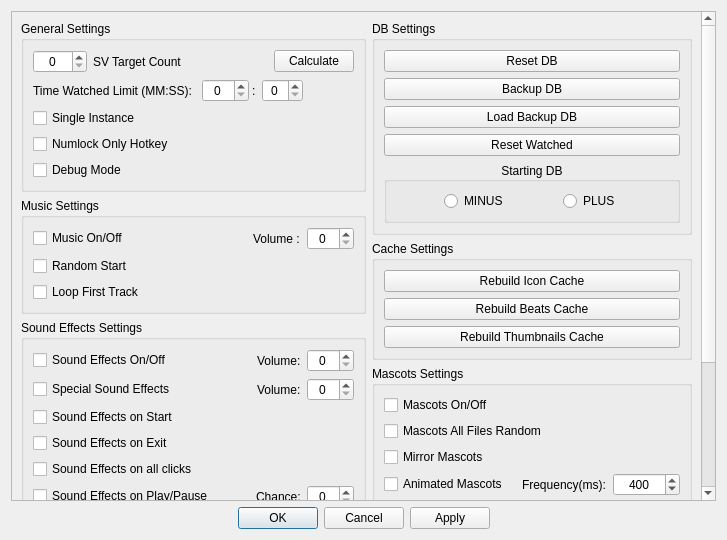
<?xml version="1.0" encoding="UTF-8"?>
<ui version="4.0">
 <class>SettingsDialog</class>
 <widget class="QDialog" name="SettingsDialog">
  <property name="geometry">
   <rect>
    <x>0</x>
    <y>0</y>
    <width>727</width>
    <height>540</height>
   </rect>
  </property>
  <property name="sizePolicy">
   <sizepolicy hsizetype="Expanding" vsizetype="Expanding">
    <horstretch>0</horstretch>
    <verstretch>0</verstretch>
   </sizepolicy>
  </property>
  <property name="windowTitle">
   <string>Settings</string>
  </property>
  <layout class="QVBoxLayout" name="verticalLayout_2">
   <item>
    <widget class="QScrollArea" name="scrollArea">
     <property name="widgetResizable">
      <bool>true</bool>
     </property>
     <widget class="QWidget" name="scrollAreaWidgetContents">
      <property name="geometry">
       <rect>
        <x>0</x>
        <y>0</y>
        <width>690</width>
        <height>645</height>
       </rect>
      </property>
      <layout class="QHBoxLayout" name="horizontalLayout_8">
       <item>
        <layout class="QVBoxLayout" name="LeftLayout" stretch="0,0,0,0,0">
         <item>
          <widget class="QGroupBox" name="generalGroupBox">
           <property name="title">
            <string>General Settings</string>
           </property>
           <layout class="QVBoxLayout" name="verticalLayout_3">
            <item>
             <layout class="QHBoxLayout" name="horizontalLayout">
              <item>
               <widget class="QSpinBox" name="SVspinBox">
                <property name="focusPolicy">
                 <enum>Qt::FocusPolicy::StrongFocus</enum>
                </property>
                <property name="alignment">
                 <set>Qt::AlignmentFlag::AlignCenter</set>
                </property>
                <property name="minimum">
                 <number>0</number>
                </property>
                <property name="maximum">
                 <number>9999</number>
                </property>
                <property name="value">
                 <number>0</number>
                </property>
               </widget>
              </item>
              <item>
               <widget class="QLabel" name="label">
                <property name="text">
                 <string>SV Target Count</string>
                </property>
               </widget>
              </item>
              <item>
               <spacer name="horizontalSpacer_4">
                <property name="orientation">
                 <enum>Qt::Orientation::Horizontal</enum>
                </property>
                <property name="sizeHint" stdset="0">
                 <size>
                  <width>40</width>
                  <height>20</height>
                 </size>
                </property>
               </spacer>
              </item>
              <item>
               <widget class="QPushButton" name="CalculateSVcountButton">
                <property name="text">
                 <string>Calculate</string>
                </property>
               </widget>
              </item>
             </layout>
            </item>
            <item>
             <widget class="QWidget" name="widget" native="true">
              <layout class="QHBoxLayout" name="horizontalLayout_10">
               <property name="leftMargin">
                <number>0</number>
               </property>
               <property name="topMargin">
                <number>0</number>
               </property>
               <property name="rightMargin">
                <number>0</number>
               </property>
               <property name="bottomMargin">
                <number>0</number>
               </property>
               <item>
                <widget class="QLabel" name="label_6">
                 <property name="text">
                  <string>Time Watched Limit (MM:SS): </string>
                 </property>
                </widget>
               </item>
               <item>
                <widget class="QWidget" name="widget_2" native="true">
                 <layout class="QHBoxLayout" name="horizontalLayout_11">
                  <property name="spacing">
                   <number>3</number>
                  </property>
                  <property name="leftMargin">
                   <number>0</number>
                  </property>
                  <property name="topMargin">
                   <number>0</number>
                  </property>
                  <property name="rightMargin">
                   <number>0</number>
                  </property>
                  <property name="bottomMargin">
                   <number>0</number>
                  </property>
                  <item>
                   <widget class="QSpinBox" name="MinutesSpinBox">
                    <property name="focusPolicy">
                     <enum>Qt::FocusPolicy::StrongFocus</enum>
                    </property>
                    <property name="alignment">
                     <set>Qt::AlignmentFlag::AlignCenter</set>
                    </property>
                    <property name="maximum">
                     <number>360</number>
                    </property>
                   </widget>
                  </item>
                  <item>
                   <widget class="QLabel" name="label_7">
                    <property name="text">
                     <string>:</string>
                    </property>
                   </widget>
                  </item>
                 </layout>
                </widget>
               </item>
               <item>
                <widget class="QSpinBox" name="SecondsSpinBox">
                 <property name="focusPolicy">
                  <enum>Qt::FocusPolicy::StrongFocus</enum>
                 </property>
                 <property name="alignment">
                  <set>Qt::AlignmentFlag::AlignCenter</set>
                 </property>
                 <property name="maximum">
                  <number>60</number>
                 </property>
                </widget>
               </item>
               <item>
                <spacer name="horizontalSpacer_11">
                 <property name="orientation">
                  <enum>Qt::Orientation::Horizontal</enum>
                 </property>
                 <property name="sizeHint" stdset="0">
                  <size>
                   <width>40</width>
                   <height>20</height>
                  </size>
                 </property>
                </spacer>
               </item>
              </layout>
             </widget>
            </item>
            <item>
             <widget class="QCheckBox" name="singleInstance">
              <property name="text">
               <string>Single Instance</string>
              </property>
             </widget>
            </item>
            <item>
             <widget class="QCheckBox" name="numlockOnly">
              <property name="text">
               <string>Numlock Only Hotkey</string>
              </property>
             </widget>
            </item>
            <item>
             <widget class="QCheckBox" name="debugMode">
              <property name="text">
               <string>Debug Mode</string>
              </property>
             </widget>
            </item>
           </layout>
          </widget>
         </item>
         <item>
          <widget class="QGroupBox" name="musicGroupBox">
           <property name="title">
            <string>Music Settings</string>
           </property>
           <layout class="QVBoxLayout" name="verticalLayout_5">
            <item>
             <widget class="QWidget" name="basicMusic" native="true">
              <layout class="QHBoxLayout" name="horizontalLayout_3">
               <property name="spacing">
                <number>7</number>
               </property>
               <property name="leftMargin">
                <number>0</number>
               </property>
               <property name="topMargin">
                <number>0</number>
               </property>
               <property name="rightMargin">
                <number>0</number>
               </property>
               <property name="bottomMargin">
                <number>0</number>
               </property>
               <item>
                <widget class="QCheckBox" name="musicOnOff">
                 <property name="text">
                  <string>Music On/Off</string>
                 </property>
                </widget>
               </item>
               <item>
                <spacer name="horizontalSpacer_5">
                 <property name="orientation">
                  <enum>Qt::Orientation::Horizontal</enum>
                 </property>
                 <property name="sizeHint" stdset="0">
                  <size>
                   <width>40</width>
                   <height>20</height>
                  </size>
                 </property>
                </spacer>
               </item>
               <item>
                <widget class="QLabel" name="volumeLabel">
                 <property name="sizePolicy">
                  <sizepolicy hsizetype="Minimum" vsizetype="Preferred">
                   <horstretch>0</horstretch>
                   <verstretch>0</verstretch>
                  </sizepolicy>
                 </property>
                 <property name="text">
                  <string>Volume :</string>
                 </property>
                </widget>
               </item>
               <item>
                <widget class="QSpinBox" name="volumeSpinBox">
                 <property name="focusPolicy">
                  <enum>Qt::FocusPolicy::StrongFocus</enum>
                 </property>
                 <property name="alignment">
                  <set>Qt::AlignmentFlag::AlignCenter</set>
                 </property>
                 <property name="maximum">
                  <number>100</number>
                 </property>
                </widget>
               </item>
              </layout>
             </widget>
            </item>
            <item>
             <widget class="QCheckBox" name="musicRandomStart">
              <property name="text">
               <string>Random Start</string>
              </property>
             </widget>
            </item>
            <item>
             <widget class="QCheckBox" name="musicLoopFirst">
              <property name="text">
               <string>Loop First Track</string>
              </property>
             </widget>
            </item>
           </layout>
          </widget>
         </item>
         <item>
          <widget class="QGroupBox" name="soundEffectsGroupBox">
           <property name="title">
            <string>Sound Effects Settings</string>
           </property>
           <layout class="QVBoxLayout" name="verticalLayout_7">
            <item>
             <widget class="QWidget" name="soundEffectsBox" native="true">
              <layout class="QHBoxLayout" name="horizontalLayout_7">
               <property name="leftMargin">
                <number>0</number>
               </property>
               <property name="topMargin">
                <number>0</number>
               </property>
               <property name="rightMargin">
                <number>0</number>
               </property>
               <property name="bottomMargin">
                <number>0</number>
               </property>
               <item>
                <widget class="QCheckBox" name="soundEffectsOnOff">
                 <property name="text">
                  <string>Sound Effects On/Off</string>
                 </property>
                </widget>
               </item>
               <item>
                <spacer name="horizontalSpacer_9">
                 <property name="orientation">
                  <enum>Qt::Orientation::Horizontal</enum>
                 </property>
                 <property name="sizeHint" stdset="0">
                  <size>
                   <width>40</width>
                   <height>20</height>
                  </size>
                 </property>
                </spacer>
               </item>
               <item>
                <widget class="QLabel" name="label_4">
                 <property name="text">
                  <string>Volume:</string>
                 </property>
                </widget>
               </item>
               <item>
                <widget class="QSpinBox" name="soundEffectsVolume">
                 <property name="focusPolicy">
                  <enum>Qt::FocusPolicy::StrongFocus</enum>
                 </property>
                 <property name="alignment">
                  <set>Qt::AlignmentFlag::AlignCenter</set>
                 </property>
                 <property name="maximum">
                  <number>100</number>
                 </property>
                </widget>
               </item>
              </layout>
             </widget>
            </item>
            <item>
             <widget class="QWidget" name="specialSoundEffectsBox" native="true">
              <layout class="QHBoxLayout" name="horizontalLayout_13">
               <property name="leftMargin">
                <number>0</number>
               </property>
               <property name="topMargin">
                <number>0</number>
               </property>
               <property name="rightMargin">
                <number>0</number>
               </property>
               <property name="bottomMargin">
                <number>0</number>
               </property>
               <item>
                <widget class="QCheckBox" name="specialSoundEffectsOnOff">
                 <property name="text">
                  <string>Special Sound Effects</string>
                 </property>
                </widget>
               </item>
               <item>
                <spacer name="horizontalSpacer_13">
                 <property name="orientation">
                  <enum>Qt::Orientation::Horizontal</enum>
                 </property>
                 <property name="sizeHint" stdset="0">
                  <size>
                   <width>40</width>
                   <height>20</height>
                  </size>
                 </property>
                </spacer>
               </item>
               <item>
                <widget class="QLabel" name="label_9">
                 <property name="text">
                  <string>Volume:</string>
                 </property>
                </widget>
               </item>
               <item>
                <widget class="QSpinBox" name="specialSoundEffectsVolume">
                 <property name="focusPolicy">
                  <enum>Qt::FocusPolicy::StrongFocus</enum>
                 </property>
                 <property name="alignment">
                  <set>Qt::AlignmentFlag::AlignCenter</set>
                 </property>
                 <property name="maximum">
                  <number>100</number>
                 </property>
                </widget>
               </item>
              </layout>
             </widget>
            </item>
            <item>
             <widget class="QCheckBox" name="soundEffectsStart">
              <property name="text">
               <string>Sound Effects on Start</string>
              </property>
             </widget>
            </item>
            <item>
             <widget class="QCheckBox" name="soundEffectsExit">
              <property name="text">
               <string>Sound Effects on Exit</string>
              </property>
             </widget>
            </item>
            <item>
             <widget class="QCheckBox" name="soundEffectsClicks">
              <property name="text">
               <string>Sound Effects on all clicks</string>
              </property>
             </widget>
            </item>
            <item>
             <widget class="QWidget" name="seGroupBox" native="true">
              <layout class="QHBoxLayout" name="horizontalLayout_5">
               <property name="leftMargin">
                <number>0</number>
               </property>
               <property name="topMargin">
                <number>0</number>
               </property>
               <property name="rightMargin">
                <number>0</number>
               </property>
               <property name="bottomMargin">
                <number>0</number>
               </property>
               <item>
                <widget class="QCheckBox" name="soundEffectsPlay">
                 <property name="text">
                  <string>Sound Effects on Play/Pause</string>
                 </property>
                </widget>
               </item>
               <item>
                <spacer name="horizontalSpacer_7">
                 <property name="orientation">
                  <enum>Qt::Orientation::Horizontal</enum>
                 </property>
                 <property name="sizeHint" stdset="0">
                  <size>
                   <width>40</width>
                   <height>20</height>
                  </size>
                 </property>
                </spacer>
               </item>
               <item>
                <widget class="QLabel" name="label_3">
                 <property name="text">
                  <string>Chance:</string>
                 </property>
                </widget>
               </item>
               <item>
                <widget class="QSpinBox" name="soundEffectsChance">
                 <property name="focusPolicy">
                  <enum>Qt::FocusPolicy::StrongFocus</enum>
                 </property>
                 <property name="alignment">
                  <set>Qt::AlignmentFlag::AlignCenter</set>
                 </property>
                 <property name="maximum">
                  <number>100</number>
                 </property>
                </widget>
               </item>
              </layout>
             </widget>
            </item>
            <item>
             <widget class="QWidget" name="seChainGroupBox" native="true">
              <layout class="QHBoxLayout" name="horizontalLayout_9">
               <property name="leftMargin">
                <number>0</number>
               </property>
               <property name="topMargin">
                <number>0</number>
               </property>
               <property name="rightMargin">
                <number>0</number>
               </property>
               <property name="bottomMargin">
                <number>0</number>
               </property>
               <item>
                <widget class="QCheckBox" name="soundEffectsChainPlay">
                 <property name="text">
                  <string>Sound Effects Chain on Play/Pause</string>
                 </property>
                </widget>
               </item>
               <item>
                <spacer name="horizontalSpacer_10">
                 <property name="orientation">
                  <enum>Qt::Orientation::Horizontal</enum>
                 </property>
                 <property name="sizeHint" stdset="0">
                  <size>
                   <width>40</width>
                   <height>20</height>
                  </size>
                 </property>
                </spacer>
               </item>
               <item>
                <widget class="QLabel" name="label_5">
                 <property name="text">
                  <string>Chance:</string>
                 </property>
                </widget>
               </item>
               <item>
                <widget class="QSpinBox" name="soundEffectsChainChance">
                 <property name="focusPolicy">
                  <enum>Qt::FocusPolicy::StrongFocus</enum>
                 </property>
                 <property name="alignment">
                  <set>Qt::AlignmentFlag::AlignCenter</set>
                 </property>
                 <property name="maximum">
                  <number>999</number>
                 </property>
                </widget>
               </item>
              </layout>
             </widget>
            </item>
           </layout>
          </widget>
         </item>
         <item>
          <widget class="QGroupBox" name="iconGroupBox">
           <property name="sizePolicy">
            <sizepolicy hsizetype="Expanding" vsizetype="Preferred">
             <horstretch>0</horstretch>
             <verstretch>0</verstretch>
            </sizepolicy>
           </property>
           <property name="title">
            <string>Icon Settings</string>
           </property>
           <layout class="QVBoxLayout" name="verticalLayout_4">
            <item>
             <widget class="QWidget" name="widget_3" native="true">
              <layout class="QHBoxLayout" name="horizontalLayout_12">
               <property name="leftMargin">
                <number>0</number>
               </property>
               <property name="topMargin">
                <number>0</number>
               </property>
               <property name="rightMargin">
                <number>0</number>
               </property>
               <property name="bottomMargin">
                <number>0</number>
               </property>
               <item>
                <widget class="QCheckBox" name="AnimatedIcons">
                 <property name="sizePolicy">
                  <sizepolicy hsizetype="Minimum" vsizetype="Fixed">
                   <horstretch>0</horstretch>
                   <verstretch>0</verstretch>
                  </sizepolicy>
                 </property>
                 <property name="layoutDirection">
                  <enum>Qt::LayoutDirection::LeftToRight</enum>
                 </property>
                 <property name="text">
                  <string>Animated Icons</string>
                 </property>
                </widget>
               </item>
               <item>
                <spacer name="horizontalSpacer_12">
                 <property name="orientation">
                  <enum>Qt::Orientation::Horizontal</enum>
                 </property>
                 <property name="sizeHint" stdset="0">
                  <size>
                   <width>40</width>
                   <height>20</height>
                  </size>
                 </property>
                </spacer>
               </item>
               <item>
                <widget class="QLabel" name="label_8">
                 <property name="text">
                  <string>FPS Modifier:</string>
                 </property>
                </widget>
               </item>
               <item>
                <widget class="QDoubleSpinBox" name="aicon_fps_modifier_spinBox">
                 <property name="focusPolicy">
                  <enum>Qt::FocusPolicy::StrongFocus</enum>
                 </property>
                 <property name="alignment">
                  <set>Qt::AlignmentFlag::AlignCenter</set>
                 </property>
                 <property name="singleStep">
                  <double>0.010000000000000</double>
                 </property>
                 <property name="value">
                  <double>1.000000000000000</double>
                 </property>
                </widget>
               </item>
              </layout>
             </widget>
            </item>
            <item>
             <widget class="QCheckBox" name="randomIcon">
              <property name="text">
               <string>Random Icon</string>
              </property>
             </widget>
            </item>
            <item>
             <widget class="QCheckBox" name="defaultIconNotWatching">
              <property name="text">
               <string>Default Icon when not watching</string>
              </property>
             </widget>
            </item>
           </layout>
          </widget>
         </item>
         <item>
          <spacer name="verticalSpacer">
           <property name="orientation">
            <enum>Qt::Orientation::Vertical</enum>
           </property>
           <property name="sizeHint" stdset="0">
            <size>
             <width>20</width>
             <height>40</height>
            </size>
           </property>
          </spacer>
         </item>
        </layout>
       </item>
       <item>
        <layout class="QHBoxLayout" name="MainLayout" stretch="0">
         <item>
          <layout class="QVBoxLayout" name="RightLayout" stretch="0,0,0,0">
           <item>
            <widget class="QGroupBox" name="DBgroupBox">
             <property name="sizePolicy">
              <sizepolicy hsizetype="MinimumExpanding" vsizetype="Preferred">
               <horstretch>0</horstretch>
               <verstretch>0</verstretch>
              </sizepolicy>
             </property>
             <property name="title">
              <string>DB Settings</string>
             </property>
             <layout class="QVBoxLayout" name="verticalLayout">
              <item>
               <widget class="QPushButton" name="resetBtn">
                <property name="text">
                 <string>Reset DB</string>
                </property>
               </widget>
              </item>
              <item>
               <widget class="QPushButton" name="backupBtn">
                <property name="text">
                 <string>Backup DB</string>
                </property>
               </widget>
              </item>
              <item>
               <widget class="QPushButton" name="loadBtn">
                <property name="text">
                 <string>Load Backup DB</string>
                </property>
               </widget>
              </item>
              <item>
               <widget class="QPushButton" name="resetWatchedButton">
                <property name="text">
                 <string>Reset Watched</string>
                </property>
               </widget>
              </item>
              <item>
               <widget class="QGroupBox" name="StartingDBGroupBox">
                <property name="sizePolicy">
                 <sizepolicy hsizetype="Minimum" vsizetype="Preferred">
                  <horstretch>0</horstretch>
                  <verstretch>0</verstretch>
                 </sizepolicy>
                </property>
                <property name="styleSheet">
                 <string notr="true"/>
                </property>
                <property name="title">
                 <string>Starting DB</string>
                </property>
                <property name="alignment">
                 <set>Qt::AlignmentFlag::AlignCenter</set>
                </property>
                <property name="flat">
                 <bool>true</bool>
                </property>
                <layout class="QHBoxLayout" name="horizontalLayout_2">
                 <item>
                  <spacer name="horizontalSpacer">
                   <property name="orientation">
                    <enum>Qt::Orientation::Horizontal</enum>
                   </property>
                   <property name="sizeType">
                    <enum>QSizePolicy::Policy::Expanding</enum>
                   </property>
                   <property name="sizeHint" stdset="0">
                    <size>
                     <width>40</width>
                     <height>20</height>
                    </size>
                   </property>
                  </spacer>
                 </item>
                 <item>
                  <widget class="QRadioButton" name="minusCatRadioBtn">
                   <property name="layoutDirection">
                    <enum>Qt::LayoutDirection::LeftToRight</enum>
                   </property>
                   <property name="text">
                    <string>MINUS</string>
                   </property>
                  </widget>
                 </item>
                 <item>
                  <spacer name="horizontalSpacer_3">
                   <property name="orientation">
                    <enum>Qt::Orientation::Horizontal</enum>
                   </property>
                   <property name="sizeType">
                    <enum>QSizePolicy::Policy::Expanding</enum>
                   </property>
                   <property name="sizeHint" stdset="0">
                    <size>
                     <width>40</width>
                     <height>20</height>
                    </size>
                   </property>
                  </spacer>
                 </item>
                 <item>
                  <widget class="QRadioButton" name="plusCatRadioBtn">
                   <property name="text">
                    <string>PLUS</string>
                   </property>
                  </widget>
                 </item>
                 <item>
                  <spacer name="horizontalSpacer_2">
                   <property name="orientation">
                    <enum>Qt::Orientation::Horizontal</enum>
                   </property>
                   <property name="sizeType">
                    <enum>QSizePolicy::Policy::Expanding</enum>
                   </property>
                   <property name="sizeHint" stdset="0">
                    <size>
                     <width>40</width>
                     <height>20</height>
                    </size>
                   </property>
                  </spacer>
                 </item>
                </layout>
               </widget>
              </item>
             </layout>
            </widget>
           </item>
           <item>
            <widget class="QGroupBox" name="cacheGroupBox">
             <property name="sizePolicy">
              <sizepolicy hsizetype="MinimumExpanding" vsizetype="Preferred">
               <horstretch>0</horstretch>
               <verstretch>0</verstretch>
              </sizepolicy>
             </property>
             <property name="title">
              <string>Cache Settings</string>
             </property>
             <layout class="QVBoxLayout" name="verticalLayout_8">
              <item>
               <widget class="QPushButton" name="cacheIconButton">
                <property name="text">
                 <string>Rebuild Icon Cache</string>
                </property>
               </widget>
              </item>
              <item>
               <widget class="QPushButton" name="cacheBeatsButton">
                <property name="text">
                 <string>Rebuild Beats Cache</string>
                </property>
               </widget>
              </item>
              <item>
               <widget class="customQButton" name="cacheThumbsButton">
                <property name="text">
                 <string>Rebuild Thumbnails Cache</string>
                </property>
               </widget>
              </item>
             </layout>
            </widget>
           </item>
           <item>
            <widget class="QGroupBox" name="mascotsGroupBox">
             <property name="sizePolicy">
              <sizepolicy hsizetype="Expanding" vsizetype="Preferred">
               <horstretch>0</horstretch>
               <verstretch>0</verstretch>
              </sizepolicy>
             </property>
             <property name="title">
              <string>Mascots Settings</string>
             </property>
             <layout class="QVBoxLayout" name="verticalLayout_6">
              <item>
               <widget class="QCheckBox" name="mascotsOnOff">
                <property name="sizePolicy">
                 <sizepolicy hsizetype="Minimum" vsizetype="Fixed">
                  <horstretch>0</horstretch>
                  <verstretch>0</verstretch>
                 </sizepolicy>
                </property>
                <property name="layoutDirection">
                 <enum>Qt::LayoutDirection::LeftToRight</enum>
                </property>
                <property name="text">
                 <string>Mascots On/Off</string>
                </property>
               </widget>
              </item>
              <item>
               <widget class="QCheckBox" name="mascotsAllFilesRandom">
                <property name="text">
                 <string>Mascots All Files Random</string>
                </property>
               </widget>
              </item>
              <item>
               <widget class="QCheckBox" name="mascotsMirror">
                <property name="text">
                 <string>Mirror Mascots</string>
                </property>
               </widget>
              </item>
              <item>
               <widget class="QWidget" name="mascotsAnimatedBox" native="true">
                <layout class="QHBoxLayout" name="horizontalLayout_4">
                 <property name="spacing">
                  <number>7</number>
                 </property>
                 <property name="leftMargin">
                  <number>0</number>
                 </property>
                 <property name="topMargin">
                  <number>0</number>
                 </property>
                 <property name="rightMargin">
                  <number>0</number>
                 </property>
                 <property name="bottomMargin">
                  <number>0</number>
                 </property>
                 <item>
                  <widget class="QCheckBox" name="mascotsAnimated">
                   <property name="text">
                    <string>Animated Mascots</string>
                   </property>
                  </widget>
                 </item>
                 <item>
                  <spacer name="horizontalSpacer_6">
                   <property name="orientation">
                    <enum>Qt::Orientation::Horizontal</enum>
                   </property>
                   <property name="sizeHint" stdset="0">
                    <size>
                     <width>40</width>
                     <height>20</height>
                    </size>
                   </property>
                  </spacer>
                 </item>
                 <item>
                  <widget class="QLabel" name="label_2">
                   <property name="text">
                    <string>Frequency(ms):</string>
                   </property>
                  </widget>
                 </item>
                 <item>
                  <widget class="QSpinBox" name="mascotsFreqSpinBox">
                   <property name="focusPolicy">
                    <enum>Qt::FocusPolicy::StrongFocus</enum>
                   </property>
                   <property name="alignment">
                    <set>Qt::AlignmentFlag::AlignCenter</set>
                   </property>
                   <property name="maximum">
                    <number>999999</number>
                   </property>
                   <property name="singleStep">
                    <number>10</number>
                   </property>
                   <property name="value">
                    <number>400</number>
                   </property>
                  </widget>
                 </item>
                </layout>
               </widget>
              </item>
              <item>
               <widget class="QWidget" name="mascotsChanceBox" native="true">
                <layout class="QHBoxLayout" name="horizontalLayout_6">
                 <property name="spacing">
                  <number>7</number>
                 </property>
                 <property name="leftMargin">
                  <number>0</number>
                 </property>
                 <property name="topMargin">
                  <number>0</number>
                 </property>
                 <property name="rightMargin">
                  <number>0</number>
                 </property>
                 <property name="bottomMargin">
                  <number>0</number>
                 </property>
                 <item>
                  <widget class="QCheckBox" name="mascotsRandomChange">
                   <property name="text">
                    <string>Random Change (Music Beat)</string>
                   </property>
                  </widget>
                 </item>
                 <item>
                  <spacer name="horizontalSpacer_8">
                   <property name="orientation">
                    <enum>Qt::Orientation::Horizontal</enum>
                   </property>
                   <property name="sizeHint" stdset="0">
                    <size>
                     <width>40</width>
                     <height>20</height>
                    </size>
                   </property>
                  </spacer>
                 </item>
                 <item>
                  <widget class="QLabel" name="mascotsChanceLabel">
                   <property name="sizePolicy">
                    <sizepolicy hsizetype="Minimum" vsizetype="Preferred">
                     <horstretch>0</horstretch>
                     <verstretch>0</verstretch>
                    </sizepolicy>
                   </property>
                   <property name="text">
                    <string>Chance:</string>
                   </property>
                  </widget>
                 </item>
                 <item>
                  <widget class="QSpinBox" name="mascotsChanceSpinBox">
                   <property name="focusPolicy">
                    <enum>Qt::FocusPolicy::StrongFocus</enum>
                   </property>
                   <property name="alignment">
                    <set>Qt::AlignmentFlag::AlignCenter</set>
                   </property>
                   <property name="maximum">
                    <number>100</number>
                   </property>
                  </widget>
                 </item>
                </layout>
               </widget>
              </item>
              <item>
               <widget class="QCheckBox" name="mascotsExtractColor">
                <property name="text">
                 <string>Extract Mascots color for theme</string>
                </property>
               </widget>
              </item>
             </layout>
            </widget>
           </item>
           <item>
            <spacer name="verticalSpacer_2">
             <property name="orientation">
              <enum>Qt::Orientation::Vertical</enum>
             </property>
             <property name="sizeHint" stdset="0">
              <size>
               <width>20</width>
               <height>40</height>
              </size>
             </property>
            </spacer>
           </item>
          </layout>
         </item>
        </layout>
       </item>
      </layout>
     </widget>
    </widget>
   </item>
   <item>
    <widget class="QDialogButtonBox" name="buttonBox">
     <property name="orientation">
      <enum>Qt::Orientation::Horizontal</enum>
     </property>
     <property name="standardButtons">
      <set>QDialogButtonBox::StandardButton::Apply|QDialogButtonBox::StandardButton::Cancel|QDialogButtonBox::StandardButton::Ok</set>
     </property>
     <property name="centerButtons">
      <bool>true</bool>
     </property>
    </widget>
   </item>
  </layout>
 </widget>
 <customwidgets>
  <customwidget>
   <class>customQButton</class>
   <extends>QPushButton</extends>
   <header>customqbutton.h</header>
  </customwidget>
 </customwidgets>
 <resources/>
 <connections>
  <connection>
   <sender>buttonBox</sender>
   <signal>accepted()</signal>
   <receiver>SettingsDialog</receiver>
   <slot>accept()</slot>
   <hints>
    <hint type="sourcelabel">
     <x>248</x>
     <y>254</y>
    </hint>
    <hint type="destinationlabel">
     <x>157</x>
     <y>274</y>
    </hint>
   </hints>
  </connection>
  <connection>
   <sender>buttonBox</sender>
   <signal>rejected()</signal>
   <receiver>SettingsDialog</receiver>
   <slot>reject()</slot>
   <hints>
    <hint type="sourcelabel">
     <x>316</x>
     <y>260</y>
    </hint>
    <hint type="destinationlabel">
     <x>286</x>
     <y>274</y>
    </hint>
   </hints>
  </connection>
 </connections>
</ui>
